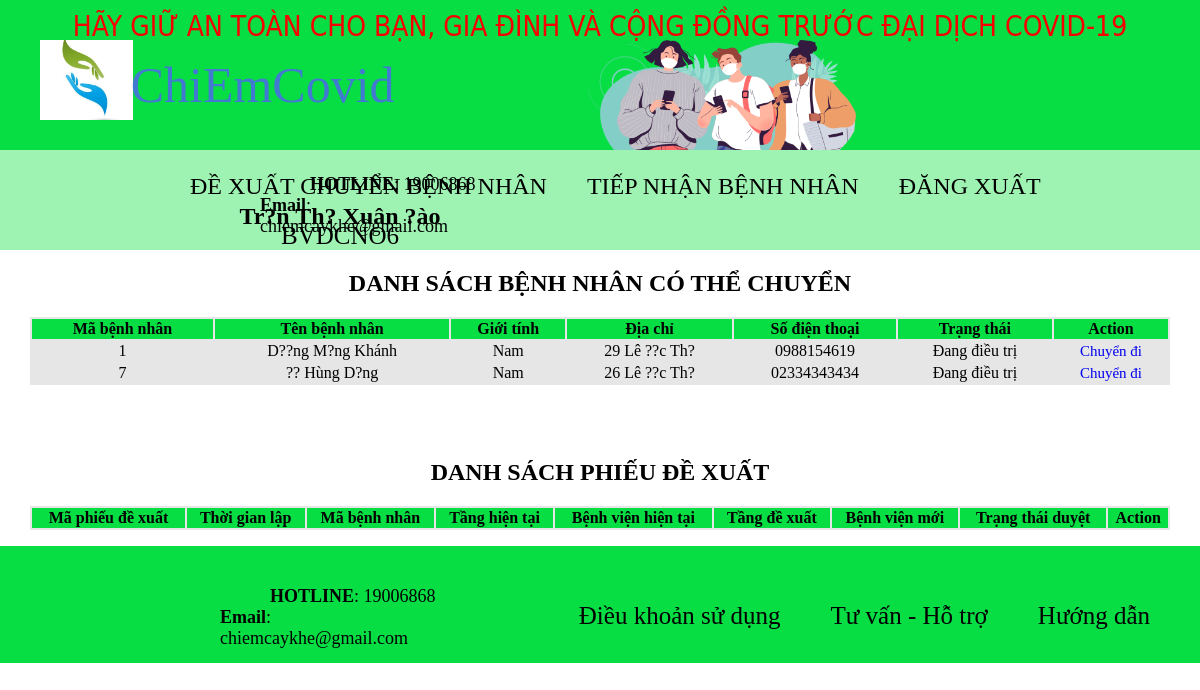
Page /TRANGDIEUPHOIBN/index.php?dexuat (signed in) on the committed database.
### tables this page shows
CREATE TABLE `nhanvienbenhvien` (
  `MaNVBV` varchar(20) NOT NULL,
  `TenNVBV` varchar(50) NOT NULL,
  `SoDienThoai` varchar(15) NOT NULL,
  `DiaChi` varchar(100) NOT NULL,
  `DonViCongTac` varchar(100) NOT NULL,
  `Email` varchar(30) NOT NULL,
  `MaBV` varchar(20) NOT NULL,
  `MaTK` varchar(20) NOT NULL,
  PRIMARY KEY  (`MaNVBV`),
  KEY `MaBV` (`MaBV`),
  KEY `MaTK` (`MaTK`),
  KEY `MaTK_2` (`MaTK`)
);

CREATE TABLE `benhnhan` (
  `MaBenhNhan` int(11) NOT NULL auto_increment,
  `TenBenhNhan` varchar(60) NOT NULL,
  `Email` varchar(40) NOT NULL,
  `SoDienThoai` varchar(15) NOT NULL,
  `QueQuan` varchar(50) NOT NULL,
  `NgaySinh` date NOT NULL,
  `DiaChi` varchar(100) NOT NULL,
  `TrangThai` tinyint(4) default NULL,
  `NoiDieuTri` varchar(100) default NULL,
  `GioiTinh` tinyint(4) NOT NULL,
  `CMND` varchar(30) NOT NULL,
  `QuocTich` varchar(30) default NULL,
  `MaBV` varchar(20) default NULL,
  `MaPhuong` varchar(35) default NULL,
  `SoDienThoai_TK` varchar(15) default NULL,
  PRIMARY KEY  (`MaBenhNhan`),
  KEY `SoDienThoai_TK` (`SoDienThoai_TK`),
  KEY `MaPhuong` (`MaPhuong`)
);

### TRANGDIEUPHOIBN/Controller/cNhanvienbenhvien.php (called while the page is built)
<?php
	include("Model/mNhanvienbenhvien.php");
	class cNhanvienbenhvien{
		function view_nvbv(){
			$p = new mNhanvienbenhvien();
			$table = $p -> select_nvbv();
			return $table;
		}
	}
?>

### TRANGDIEUPHOIBN/Model/ketnoi.php (called while the page is built, shortened)
<?php
    class ketnoi{
        function moketnoi(&$conn, $tenDN,$pass){
            $conn = mysql_connect("localhost","covid","123456");
            if($conn){
                return mysql_select_db("htdieuphoibncovid");
            }else{
                return false;
            }
        }
    }
 ?>

### TRANGDIEUPHOIBN/Model/mNhanvienbenhvien.php (called while the page is built, shortened)
<?php
	include_once("ketnoi.php");
	class mNhanvienbenhvien{
		function select_nvbv(){
			$p = new ketnoi();
			if($p -> moketnoi($conn,$_SESSION['matk'],$_SESSION['password'])){
				$string = "SELECT * FROM nhanvienbenhvien JOIN benhvien ON nhanvienbenhvien.MaBV = benhvien.MaBV WHERE MaTK = '".$_SESSION['matk']."' ";
				$table = mysql_query($string);
				return $table;
			}else{
				return false;
			}
		}
	}
?>

### TRANGDIEUPHOIBN/Controller/cPhieudexuat.php (called while the page is built, shortened)
<?php
	include_once("Model/mPhieudexuat.php");
	class cPhieudexuat{
		function view_phieudexuat(){
			$p = new mPhieudexuat();
			$table = $p -> select_phieudexuat();
			return $table;
		}
	}
?>

### TRANGDIEUPHOIBN/Model/mPhieudexuat.php (called while the page is built, shortened)
<?php
	include_once("ketnoi.php");
	class mPhieudexuat{
		function select_phieudexuat(){
			$p = new ketnoi();
			if($p -> moketnoi($conn,$_SESSION['matk'],$_SESSION['password'])){
				$string = "SELECT * FROM phieudexuatchuyenvien WHERE TrangThaiDuyet IN (1,2,3) AND TenBV LIKE N'".$_SESSION['TenBV']."'";
				$table = mysql_query($string);
				return $table;
			}else{
				return false;
			}
		}
	}
?>

### TRANGDIEUPHOIBN/Model/mBenhnhan.php (called while the page is built, shortened)
<?php
	include_once("ketnoi.php");
	class mBenhnhan{
		function select_benhnhan($mabv){
			$p = new ketnoi();
			if($p -> moketnoi($conn,$_SESSION['matk'],$_SESSION['password'])){
				$string = "SELECT * FROM benhnhan WHERE MaBV = '".$mabv."' AND TrangThai = 1";
				$table = mysql_query($string);
				return $table;
			}else{
				return false;
			}
		}
	}
?>

### TRANGDIEUPHOIBN/Controller/cBenhnhan.php (called while the page is built, shortened)
<?php
	include("Model/mBenhnhan.php");
	class cBenhnhan{
		function view_benhnhan($mabv){
			$p = new mBenhnhan();
			$table = $p -> select_benhnhan($mabv);
			return $table;
		}
	}
?>

### TRANGDIEUPHOIBN/View/vDanhsachbenhnhan.php (the view, shortened to what this page needs)
<div style="width:95%; margin: auto;">
<?php
	include("Controller/cBenhnhan.php");
	include_once("Controller/cPhieudexuat.php");
	$mabv = $_SESSION['mabv'];
	$p = new cBenhnhan();
	$table = $p-> view_benhnhan($mabv);
	$a = new cPhieudexuat();
	$phieudexuat = $a -> view_phieudexuat();
	$dem = 0;
	echo "<h2 STYLE='text-align:center'>DANH SÁCH BỆNH NHÂN CÓ THỂ CHUYỂN</h2>";
	echo "<table style='width:100%;   background-color: rgb(230,230,230);'>";
	echo "<tr style='background-color:#07DE44'>";
	echo "<th>Mã bệnh nhân</th>";
	echo "<th>Tên bệnh nhân</th>";
	echo "<th>Giới tính</th>";
	echo "<th>Địa chỉ</th>";
	echo "<th>Số điện thoại</th>";
	echo "<th>Trạng thái</th>";
	echo "<th>Action</th>";
	echo "</tr>";
	if($table){
		if(mysql_num_rows($table)){
			while($row = mysql_fetch_assoc($table)){
				$dem++;
				if($dem%2==0){
					echo "<tr>";
				}else{
					echo "<tr>";
				}
				echo "<td style='text-align:center'>".$row['MaBenhNhan']."</td>";
				echo "<td style='text-align:center'>".$row['TenBenhNhan']."</td>";
				if($row['GioiTinh']==0){
					echo "<td style='text-align:center'>Nữ</td>";
				}else{
					echo "<td style='text-align:center'>Nam</td>";
				}
				echo "<td style='text-align:center'>".$row['DiaChi']."</td>";
				echo "<td style='text-align:center'>".$row['SoDienThoai']."</td>";
				if($row['TrangThai'] == 1){
					echo "<td style='text-align:center'>Đang điều trị</td>";
				}elseif($row['TrangThai'] == 2){
					echo "<td style='text-align:center'>Chờ chuyển viện</td>";
				}else{
					echo "<td style='text-align:center'>Đã khỏi bệnh</td>";
				}
				echo "<td style='text-align:center'><a style='font-size:15px' href='index.php?insertdxchuyen&&mabn=".$row['MaBenhNhan']."'>Chuyển đi</a>";
				echo "</tr>";
			}
		}
	}
	echo "</table><br><br><br>";
	echo "<h2 STYLE='text-align:center'>DANH SÁCH PHIẾU ĐỀ XUẤT</h2>";
	echo "<table style='width:100%; background-color: rgb(230,230,230); ' >";
	echo "<tr style='background-color:#07DE44'>";
	echo "<th>Mã phiếu đề xuất</th>";
	echo "<th>Thời gian lập</th>";
	echo "<th>Mã bệnh nhân</th>";
	echo "<th>Tầng hiện tại</th>";
	echo "<th>Bệnh viện hiện tại</th>";
	echo "<th>Tầng đề xuất</th>";
	echo "<th>Bệnh viện mới</th>";
	echo "<th>Trạng thái duyệt</th>";
	echo "<th>Action</th>";
	echo "</tr>";
	echo "</table>";
?>
</div>

### TRANGDIEUPHOIBN/View/vNhanvienbenhvien.php (shortened to what this page needs)
<?php
	include("Controller/cNhanvienbenhvien.php");
	$p = new cNhanvienbenhvien();
	$table = $p-> view_nvbv();
	if($table){
		if(mysql_num_rows($table)>0){
			echo "<div style='width:300px;text-align:center'>";
			while($row = mysql_fetch_assoc($table)){
				echo "<b><a href='index.php?MaNVBV=".$row['MaNVBV']."'>".$row['TenNVBV']."</a></b><br>";
				echo $_SESSION['mabv'];
			}
			echo "</div>";
		}
	}
?>

### TRANGDIEUPHOIBN/CSS/style1.css (style rules this page uses)
body { padding:0px; margin:0 auto; box-sizing:border-box; }
.nav ul li a { color: #000000; text-decoration: none; }

### TRANGDIEUPHOIBN/index.php (style rules this page uses)
a { text-decoration: none; font-size: 24px; }

### rows in the picture
nhanvienbenhvien: TenNVBV "Tr?n Th? Xuân ?ào"
benhnhan: MaBenhNhan "1", TenBenhNhan "D??ng M?ng Khánh", GioiTinh "Nam", DiaChi "29 Lê ??c Th?", SoDienThoai "0988154619", TrangThai "Đang điều trị"
benhnhan: MaBenhNhan "7", TenBenhNhan "?? Hùng D?ng", GioiTinh "Nam", DiaChi "26 Lê ??c Th?", SoDienThoai "02334343434", TrangThai "Đang điều trị"
